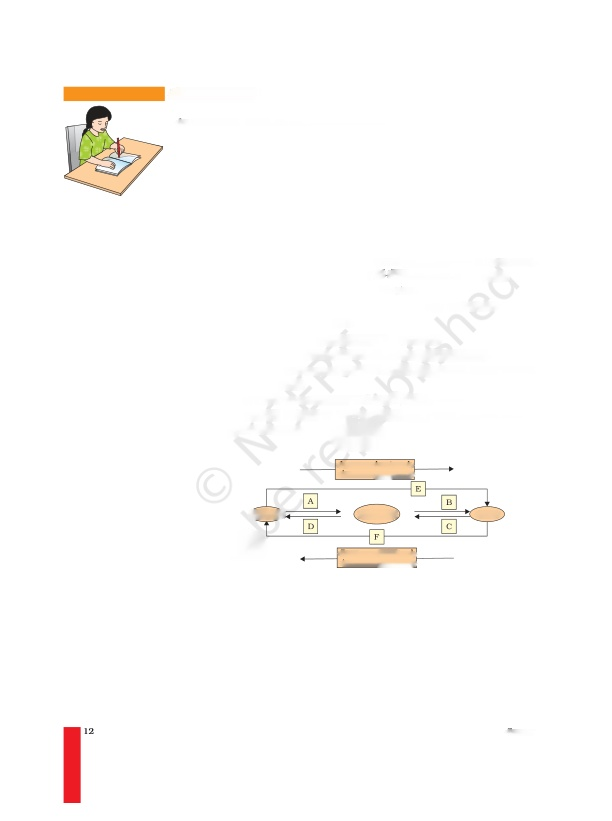
#> input picture WhatsApp Image 2023-10-08 at 6.40.27 PM.jpeg, 612 x 821 px
$ jupyter execute ExtractImage-ENdpart.ipynb
#> lines starting #> are read from the running program, lines starting #| are printed output that depends on the picture; after the words box and inside, x2 and y2 are one past the last pixel; in counts of white or black regions, pixels touching at a corner belong together
[cell 1]
#library imports
import numpy as np
from pdf2image import convert_from_path
import cv2

[cell 2]
def convert_pdf_to_image(document, dpi):
    images = []
    pdf_images = convert_from_path(document, dpi=dpi)
    for image in pdf_images:
        # Convert PIL image to NumPy array
        np_image = np.array(image)
        images.append(np_image)
    return images

[cell 3]
#converts pdf to image
#images = convert_pdf_to_image('1. Matter in Our Surroundings.pdf', dpi=300)
#print(len(images))
images = cv2.imread("WhatsApp Image 2023-10-08 at 6.40.27 PM.jpeg");
#> images is the input picture: shape (821, 612, 3); mean B, G, R 250.8, 251.9, 253.3

[cell 4]
#show base image
#cv2.imshow("image", images[0]);
#cv2.waitKey(0);
#cv2.destroyAllWindows();

[cell 5]
#create grayscale image
#first_page = images[0]
first_page = images
gray = cv2.cvtColor(first_page, cv2.COLOR_BGR2GRAY)
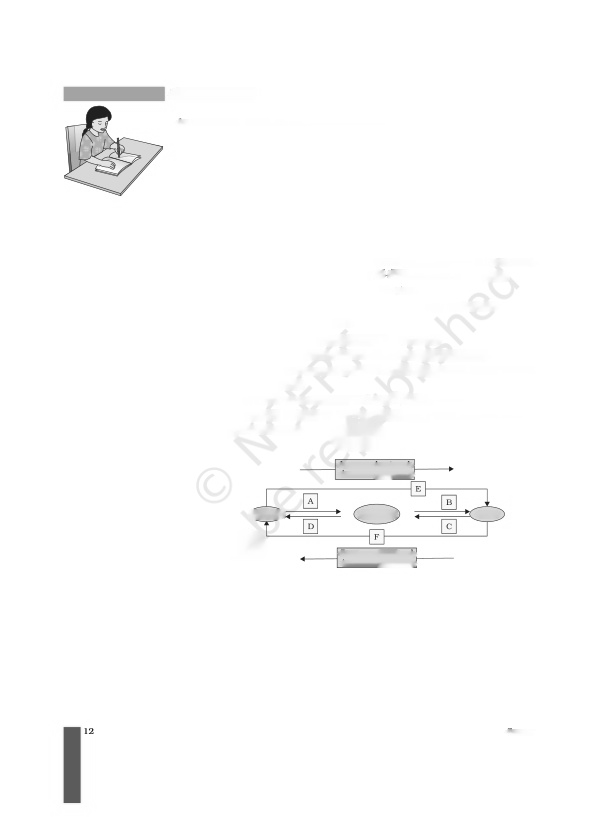
#> gray: shape (821, 612); min 27, max 255, mean 252.2
edges = cv2.Canny(gray, 50, 150, apertureSize=3)
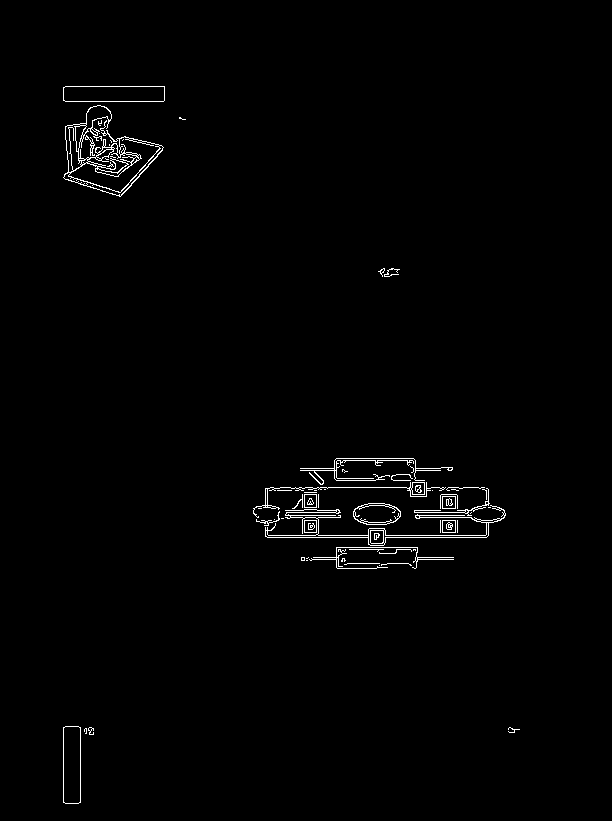
#> edges: shape (821, 612); 1.1% white in thin lines or dots, all inside (x1, y1, x2, y2) = (63, 86, 520, 804)
#| 821


#cv2.imshow('Edges', edges)
#cv2.waitKey(0)
#cv2.destroyAllWindows()

[cell 6]
def detect_images_in_page(page):
    # Convert the page to grayscale
    gray = cv2.cvtColor(page, cv2.COLOR_BGR2GRAY)

    # Apply Canny edge detection to find edges in the image
    edges = cv2.Canny(gray, 50, 150, apertureSize=3)

    # Find contours in the edges
    contours, _ = cv2.findContours(edges, cv2.RETR_EXTERNAL, cv2.CHAIN_APPROX_SIMPLE)
#> contours = 56 contours, 42 with area under 20; largest, box (x1, y1, x2, y2) and area: (63, 105, 164, 197) 4155, (63, 86, 165, 102) 1512, (63, 726, 81, 804) 1303, (265, 505, 506, 546) 844, (353, 503, 401, 525) 813

    # Filter out small contours (text regions) based on area
    min_area = 1000  # Adjust this threshold as needed
    detected_images = []
    for contour in contours:
        if cv2.contourArea(contour) > min_area:
            x, y, w, h = cv2.boundingRect(contour)
            detected_images.append(page[y:y+h, x:x+w])
#> this loop made 56 passes
#> (y, w, h) on passes 4, 55, 56: (726, 18, 78), (105, 101, 92), (86, 102, 16)
#> contour on passes 5, 8, 10, 11, 16, 17: [[379, 565]], [[306, 560], [307, 560]], [[308, 557], [307, 558], [306, 558], [307, 558]], [[301, 557], [301, 560], [304, 560], [304, 557]], [[457, 520], [457, 532]], [[442, 520], [442, 532], [455, 532], [455, 520]]
#> after the loop, detected_images = 3 items

    return detected_images

[cell 7]
#images = convert_pdf_to_image('1. Matter in Our Surroundings.pdf', dpi=300)
print(len(images))

first_page = images

# Detect images in the first page while ignoring text
detected_images = detect_images_in_page(first_page)
#> detected_images = 3 items

# Display detected images
for i, img in enumerate(detected_images):
    cv2.imshow(f'Detected Image {i+1}', img)
#> this loop made 3 passes
#> pass 2, `cv2.imshow(f'Detected Image {i+1}', img)`:
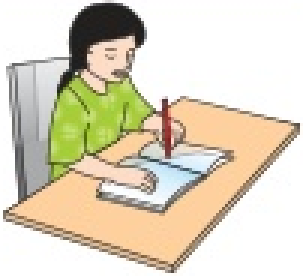
#> window 'Detected Image 2': shape (92, 101, 3) (shown 3 times larger); mean B, G, R 192.6, 213.1, 221.7

cv2.waitKey(0)
cv2.destroyAllWindows()
